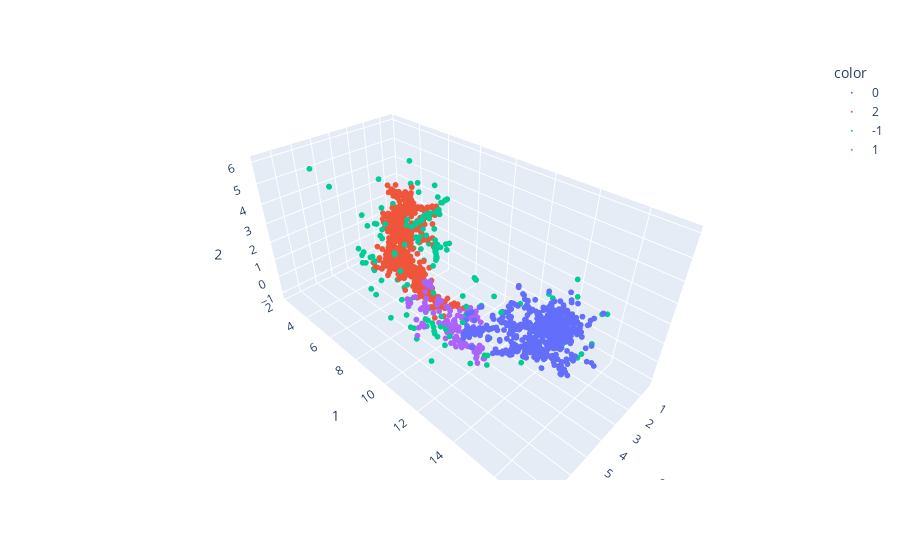

Write notebook code for a chart like this one.
### Code cell
import plotly.express as px

fig = px.scatter_3d(
    pd.DataFrame(embedding),
    x=0,
    y=1,
    z=2,
    color=clusters.astype("str"),
    # color=money_spent_total,
)
fig.update_traces(marker_size=2)

### Figure 1 — Plotly figure (JSON) as saved in the notebook; plotly's stock layout.template omitted (floating-point values rounded to 4 significant figures; data arrays with more than 128 entries replaced by an {"elided": "..."} marker saying what was removed)
{"data": [{"hovertemplate": "color=0<br>0=%{x}<br>1=%{y}<br>2=%{z}<extra></extra>", "legendgroup": "0", "marker": {"color": "#636efa", "size": 2, "symbol": "circle"}, "mode": "markers", "name": "0", "scene": "scene", "showlegend": true, "type": "scatter3d", "x": {"elided": "758 float values"}, "y": {"elided": "758 float values"}, "z": {"elided": "758 float values"}}, {"hovertemplate": "color=2<br>0=%{x}<br>1=%{y}<br>2=%{z}<extra></extra>", "legendgroup": "2", "marker": {"color": "#EF553B", "size": 2, "symbol": "circle"}, "mode": "markers", "name": "2", "scene": "scene", "showlegend": true, "type": "scatter3d", "x": {"elided": "1101 float values"}, "y": {"elided": "1101 float values"}, "z": {"elided": "1101 float values"}}, {"hovertemplate": "color=-1<br>0=%{x}<br>1=%{y}<br>2=%{z}<extra></extra>", "legendgroup": "-1", "marker": {"color": "#00cc96", "size": 2, "symbol": "circle"}, "mode": "markers", "name": "-1", "scene": "scene", "showlegend": true, "type": "scatter3d", "x": {"elided": "189 float values"}, "y": {"elided": "189 float values"}, "z": {"elided": "189 float values"}}, {"hovertemplate": "color=1<br>0=%{x}<br>1=%{y}<br>2=%{z}<extra></extra>", "legendgroup": "1", "marker": {"color": "#ab63fa", "size": 2, "symbol": "circle"}, "mode": "markers", "name": "1", "scene": "scene", "showlegend": true, "type": "scatter3d", "x": {"elided": "192 float values"}, "y": {"elided": "192 float values"}, "z": {"elided": "192 float values"}}], "layout": {"legend": {"title": {"text": "color"}, "tracegroupgap": 0}, "margin": {"t": 60}, "scene": {"domain": {"x": [0, 1], "y": [0, 1]}, "xaxis": {"title": {"text": "0"}}, "yaxis": {"title": {"text": "1"}}, "zaxis": {"title": {"text": "2"}}}}}
